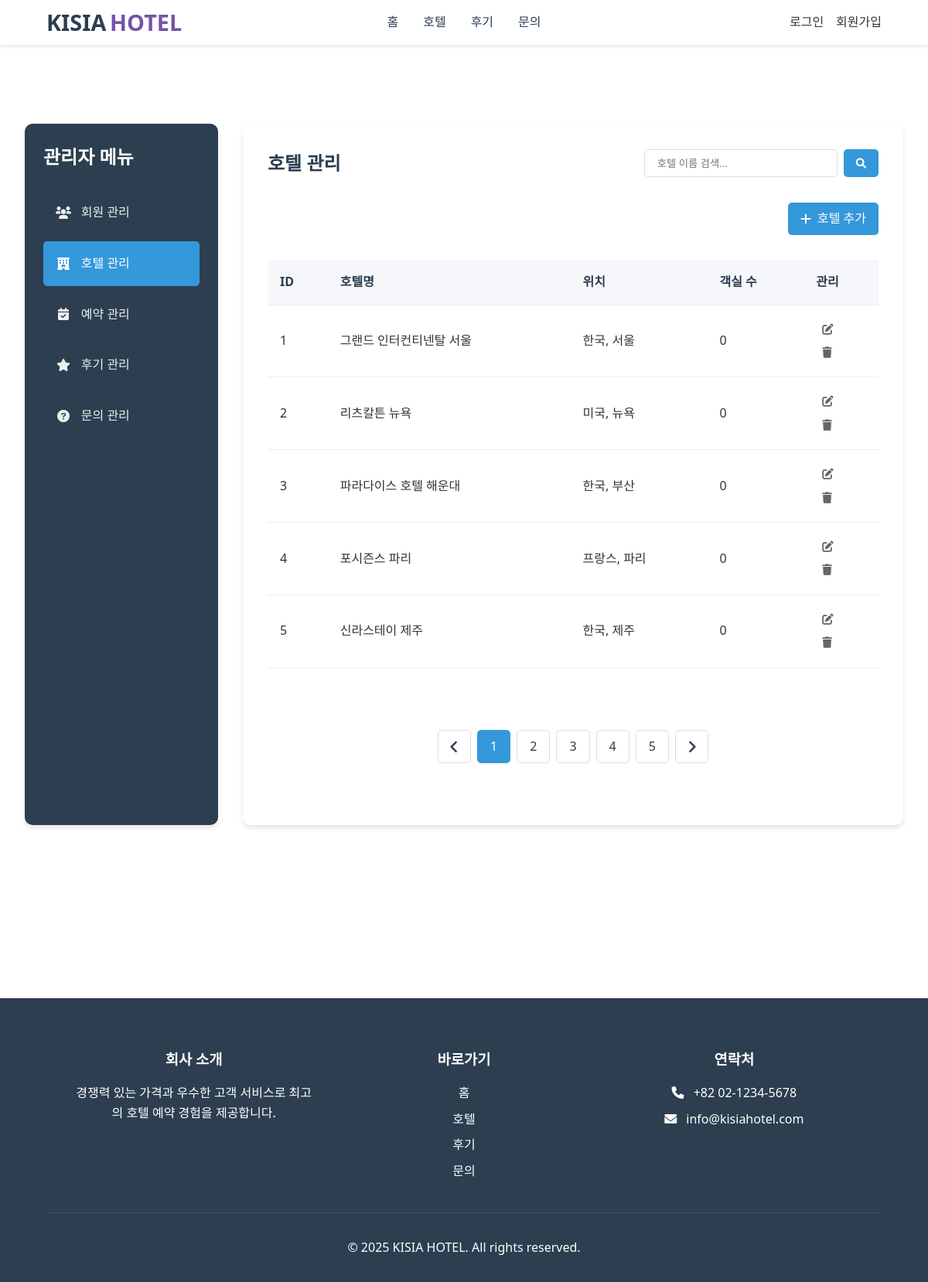
The app's page /admin/admin.php?tab=hotels, older data.
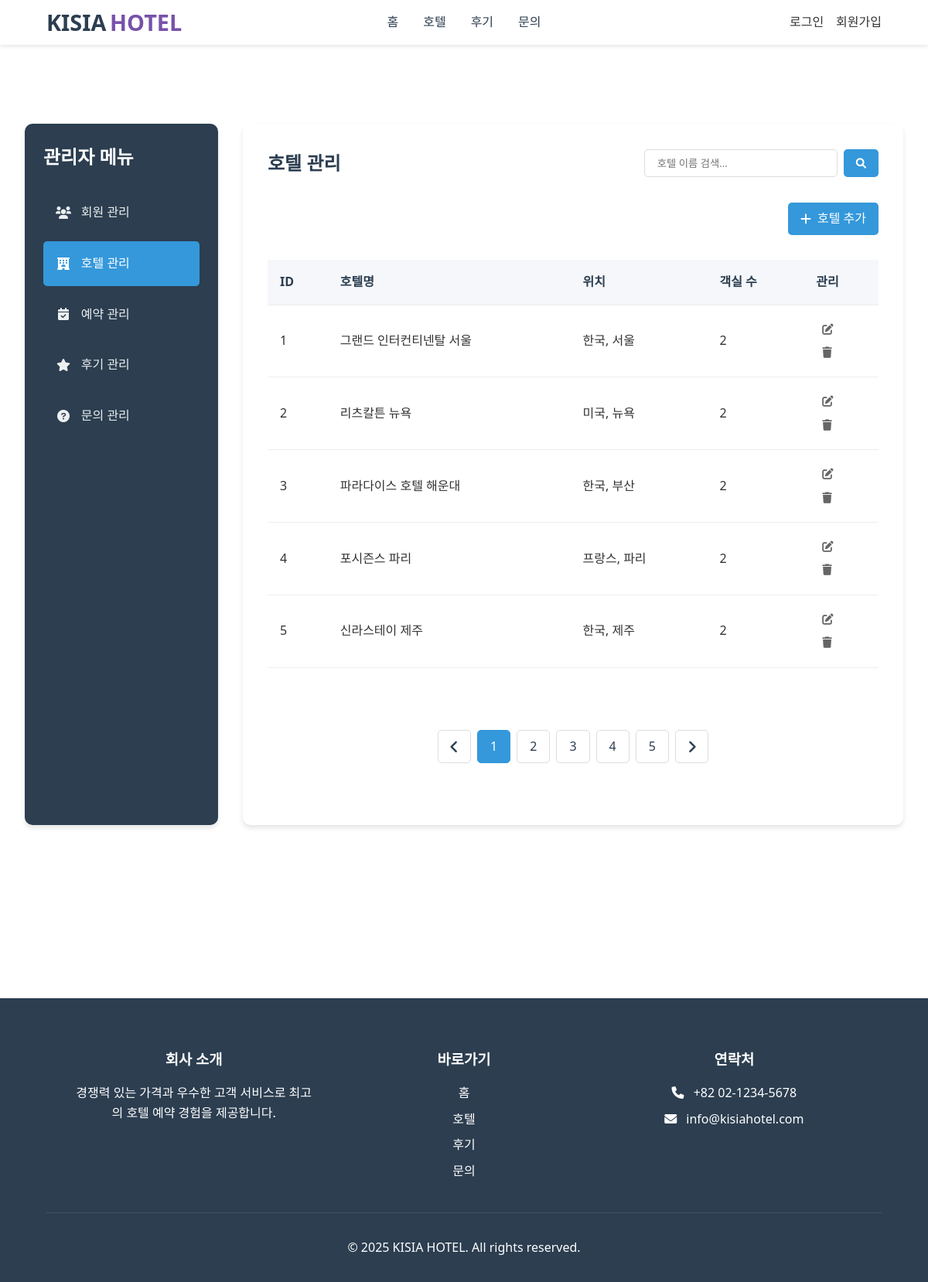
The same page, newer data.
### tables this page shows
CREATE TABLE hotels (
    hotel_id INT PRIMARY KEY AUTO_INCREMENT,
    name VARCHAR(100) NOT NULL,
    location VARCHAR(200) NOT NULL,
    description TEXT,
    price_per_night INT NOT NULL,
    rating DECIMAL(2,1),
    main_image VARCHAR(255),
    detail_image_1 VARCHAR(255),
    detail_image_2 VARCHAR(255),
    detail_image_3 VARCHAR(255),
    detail_image_4 VARCHAR(255)
);

### src/includes/info_for_admin.php (called while the page is built, shortened)
<?php
include_once __DIR__ . '/../includes/db_connection.php';
$current_tab = isset($_GET['tab']) ? $_GET['tab'] : 'users';
$items_per_page = 5;
$page = isset($_GET['page']) ? (int)$_GET['page'] : 1;
$offset = ($page - 1) * $items_per_page;
if ($current_tab === 'users') {
    if (isset($_GET['user_name_search']) && trim($_GET['user_name_search']) !== '') {
        $keyword = trim($_GET['user_name_search']);
        $count_sql = "SELECT COUNT(*) as total FROM users WHERE username LIKE '%$keyword%'";
        $count_result = $conn->query($count_sql);
        $total_items = $count_result->fetch_assoc()['total'];
        $total_pages = ceil($total_items / $items_per_page);
        $sql = "SELECT * FROM users WHERE username LIKE '%$keyword%' ORDER BY user_id ASC LIMIT $offset, $items_per_page";
        $result = $conn->query($sql);
        $users = [];
        if ($result && $result->num_rows > 0) {
            while ($row = $result->fetch_assoc()) {
                $users[] = $row;
            }
        }
    }
    else {
        $count_sql = "SELECT COUNT(*) as total FROM users";
        $count_result = $conn->query($count_sql);
        $total_items = $count_result->fetch_assoc()['total'];
        $total_pages = ceil($total_items / $items_per_page);
        $sql = "SELECT * FROM users ORDER BY user_id ASC LIMIT $offset, $items_per_page";
        $result = $conn->query($sql);
        $users = [];
        if ($result && $result->num_rows > 0) {
            while ($row = $result->fetch_assoc()) {
                $users[] = $row;
            }
        }
    }
}
else if ($current_tab === 'hotels') {
    if (isset($_GET['hotel_name_search']) && trim($_GET['hotel_name_search']) !== '') {
        $keyword = trim($_GET['hotel_name_search']);
        $count_sql = "SELECT COUNT(DISTINCT h.hotel_id) as total FROM hotels h WHERE h.name LIKE '%$keyword%'";
        $count_result = $conn->query($count_sql);
        $total_items = $count_result->fetch_assoc()['total'];
        $total_pages = ceil($total_items / $items_per_page);
        $sql = "SELECT h.hotel_id, h.name, h.location, COUNT(r.room_id) as room_count
                FROM hotels h
                LEFT JOIN rooms r ON h.hotel_id = r.hotel_id
                WHERE h.name LIKE '%$keyword%'
                GROUP BY h.hotel_id
                ORDER BY h.hotel_id ASC
                LIMIT $offset, $items_per_page";
        $result = $conn->query($sql);
        $hotels = [];
        if ($result && $result->num_rows > 0) {
            while ($row = $result->fetch_assoc()) {
                $hotels[] = $row;
            }
        }
    }
    else {
        $count_sql = "SELECT COUNT(*) as total FROM hotels";
        $count_result = $conn->query($count_sql);
        $sql = "SELECT h.hotel_id, h.name, h.location, COUNT(r.room_id) as room_count
                FROM hotels h
                LEFT JOIN rooms r ON h.hotel_id = r.hotel_id
                GROUP BY h.hotel_id
                ORDER BY h.hotel_id ASC
                LIMIT $offset, $items_per_page";
        $result = $conn->query($sql);
        $hotels = [];
        if ($result && $result->num_rows > 0) {
            while ($row = $result->fetch_assoc()) {
                $hotels[] = $row;
            }
        }
    }
}
?>

### src/admin/admin.php (the view, shortened to what this page needs)
<?php
include_once __DIR__ . '/../includes/header.php';
include_once __DIR__ . '/../includes/info_for_admin.php';
?>
    <main class="admin-container">
        <div class="admin-sidebar">
            <h2>관리자 메뉴</h2>
            <ul class="admin-menu">
                <li class="active" data-tab="users">
                    <i class="fas fa-users"></i>
                    회원 관리
                </li>
                <li data-tab="hotels">
                    <i class="fas fa-hotel"></i>
                    호텔 관리
                </li>
                <li data-tab="reservations">
                    <i class="fas fa-calendar-check"></i>
                    예약 관리
                </li>
                <li data-tab="reviews">
                    <i class="fas fa-star"></i>
                    후기 관리
                </li>
                <li data-tab="inquiries">
                    <i class="fas fa-question-circle"></i>
                    문의 관리
                </li>
            </ul>
        </div>
        <div class="admin-content">
                <?php
                if (isset($_GET['user_name_search'])) {
                    searchPagination($page, $total_pages, 'users', $_GET['user_name_search']);
                } else {
                    Adminpagination($page, $total_pages, 'users');
                }
                ?>
            <section id="hotels" class="content-section">
                <div class="section-header">
                    <h2>호텔 관리</h2>
                    <form method="get" action="../includes/info_for_admin.php">
                        <div class="admin-search-box">
                            <input type="text" name="hotel_name_search" placeholder="호텔 이름 검색...">
                            <button><i class="fas fa-search"></i></button>
                        </div>
                    </form>
                </div>
                <div class="section-actions">
                    <a href="hotel-add.php" class="add-btn"><i class="fas fa-plus"></i> 호텔 추가</a>
                </div>
                <div class="table-container">
                    <table class="admin-table">
                        <thead>
                            <tr>
                                <th>ID</th>
                                <th>호텔명</th>
                                <th>위치</th>
                                <th>객실 수</th>
                                <th>관리</th>
                            </tr>
                        </thead>
                        <tbody>
                            <?php foreach ($hotels as $hotel): ?>
                            <tr>
                                <td><?= $hotel['hotel_id'] ?></td>
                                <td><?= $hotel['name'] ?></td>
                                <td><?= $hotel['location'] ?></td>
                                <td><?= $hotel['room_count'] ?></td>
                                <td>
                                    <form method="get" action="../action/admin_editDelete_action.php">
                                        <button name="hotel_edit" class="action-btn edit" value="<?= $hotel['hotel_id'] ?>"><i class="fas fa-edit"></i></button>
                                        <button name="hotel_delete" class="action-btn delete" value="<?= $hotel['hotel_id'] ?>"><i class="fas fa-trash"></i></button>
                                    </form>
                                </td>
                            </tr>
                            <?php endforeach; ?>
                        </tbody>
                    </table>
                </div>
                <?php
                if (isset($_GET['hotel_name_search'])) {
                    searchPagination($page, $total_pages, 'hotels', $_GET['hotel_name_search']);
                } else {
                    Adminpagination($page, $total_pages, 'hotels');
                }
                ?>
            </section>
                <?php
                include_once __DIR__ . '/../includes/pagination.php';
                ?>
        </div>
    </main>
<?php include_once __DIR__ . '/../includes/footer.php'; ?>
</body>
</html>

### src/includes/header.php (shortened to what this page needs)
<?php
include_once __DIR__ . '/../includes/pagination.php';
?>
<!DOCTYPE html>
<html lang="ko">
<head>
    <link rel="stylesheet" href="../style/styles.css">
    <link rel="stylesheet" href="../style/login.css">
    <link rel="stylesheet" href="../style/mypage.css">
    <link rel="stylesheet" href="../style/inquiry.css">
    <link rel="stylesheet" href="../style/review.css">
    <link rel="stylesheet" href="../style/event.css">
    <link rel="stylesheet" href="../style/event-timedeal.css">
    <link rel="stylesheet" href="../style/hotels.css">
    <link rel="stylesheet" href="../style/admin.css">
    <link rel="stylesheet" href="../style/payment.css">
    <link rel="stylesheet" href="../style/hotel-detail.css">
    <link rel="stylesheet" href="https://cdnjs.cloudflare.com/ajax/libs/font-awesome/6.0.0/css/all.min.css">
</head>
<body>
    <div class="style-header">
        <div class="style-nav">
            <a href="../index.php" class="style-logo">KISIA <span>HOTEL</span></a>
            <ul class="style-nav-links">
                <li><a href="../index.php">홈</a></li>
                <li><a href="../hotel/hotels.php">호텔</a></li>
                <li><a href="../review/review.php">후기</a></li>
                <li><a href="../inquiry/inquiry.php">문의</a></li>
            </ul>
            <div class="style-auth-buttons">
                <?php include __DIR__ . '/../action/auto_buttons.php'; ?>
            </div>
        </div>
    </div>
</body>
</html>

### src/action/auto_buttons.php (shortened to what this page needs)
<?php if(!isset($_SESSION['is_login'])): ?>
    <a href="../user/login.php" class="style-auth-btn">로그인</a>
    <a href="../user/signup.php" class="style-auth-btn">회원가입</a>
<?php endif; ?>

### src/includes/pagination.php (shortened to what this page needs)
    <?php
function Adminpagination($current_page, $total_pages, $tab) {
    $start_page = max(1, $current_page - 2);
    $end_page = min($total_pages, $start_page + 4);
    ?>
    <div class="admin-pagination">
        <a href="?tab=<?= $tab ?>&page=<?= max(1, $current_page - 1) ?>" class="arrow" aria-label="이전 페이지">
            <i class="fas fa-angle-left"></i>
        </a>
        <?php for ($i = $start_page; $i <= $end_page; $i++): ?>
            <a href="?tab=<?= $tab ?>&page=<?= $i ?>" class="<?= (int)$i === (int)$current_page ? 'active' : '' ?>">
                <?= $i ?>
            </a>
        <?php endfor; ?>
        <a href="?tab=<?= $tab ?>&page=<?= min($total_pages, $current_page + 1) ?>" class="arrow" aria-label="다음 페이지">
            <i class="fas fa-angle-right"></i>
        </a>
    </div>
    <?php
}
    ?>

### src/includes/footer.php
    <footer class="style-footer">
        <div class="style-footer-content">
            <div class="style-footer-section">
                <h3>회사 소개</h3>
                <p>경쟁력 있는 가격과 우수한 고객 서비스로 최고의 호텔 예약 경험을 제공합니다.</p>
            </div>
            <div class="style-footer-section">
                <h3>바로가기</h3>
                <ul>
                    <li><a href="../index.php">홈</a></li>
                    <li><a href="../hotel/hotels.php">호텔</a></li>
                    <li><a href="../review/review.php">후기</a></li>
                    <li><a href="../inquiry/inquiry.php">문의</a></li>
                </ul>
            </div>
            <div class="style-footer-section">
                <h3>연락처</h3>
                <p><i class="fas fa-phone"></i> +82 02-1234-5678</p>
                <p><i class="fas fa-envelope"></i> info@kisiahotel.com</p>
            </div>
        </div>
        <div class="style-footer-bottom">
            <p>&copy; 2025 KISIA HOTEL. All rights reserved.</p>
        </div>
    </footer>
</body>
</html>

### src/style/styles.css (style rules this page uses)
* { margin: 0; padding: 0; box-sizing: border-box; font-family: 'Segoe UI', Tahoma, Geneva, Verdana, sans-serif; }
body { line-height: 1.6; color: #333; }
a { text-decoration: none; color: inherit; }
.style-header { background-color: #fff; box-shadow: 0 2px 5px rgba(0, 0, 0, 0.1); position: fixed; width: 100%; top: 0; z-index: 1000; }
.style-nav { display: flex; justify-content: space-between; align-items: center; padding: 1rem 5%; max-width: 1400px; margin: 0 auto; position: relative; }
.style-logo { font-size: 1.8rem; font-weight: bold; color: #2c3e50; display: flex; align-items: center; gap: 0.3rem; position: absolute; left: 5%; }
.style-logo span { color: #7851A9; font-weight: 800; }
.style-nav-links { display: flex; list-style: none; gap: 2rem; margin: 0 auto; }
.style-nav-links li { white-space: nowrap; }
.style-nav-links a { text-decoration: none; color: #2c3e50; font-weight: 500; transition: color 0.3s; }
.style-auth-buttons { display: flex; gap: 1rem; position: absolute; right: 5%; }
.style-footer { background-color: #2c3e50; color: white; padding: 4rem 5% 2rem; }
.style-footer-content { display: grid; grid-template-columns: repeat(auto-fit, minmax(250px, 1fr)); gap: 2rem; max-width: 1400px; margin: 0 auto; padding: 0 2rem; }
.style-footer-section { text-align: center; }
.style-footer-section h3 { margin-bottom: 1rem; color: white; }
.style-footer-section ul { list-style: none; padding: 0; }
.style-footer-section ul li { margin-bottom: 0.5rem; }
.style-footer-section a { color: white; text-decoration: none; transition: color 0.3s; }
.style-footer-section p { margin-bottom: 0.5rem; color: white; }
.style-footer-section i { margin-right: 0.5rem; color: white; }
.style-footer-bottom { text-align: center; margin-top: 2rem; padding-top: 2rem; border-top: 1px solid rgba(255, 255, 255, 0.1); color: white; }

### src/style/mypage.css (style rules this page uses)
.content-section { display: none; }
.content-section.active { display: block; }

### src/style/review.css (style rules this page uses)
.action-btn { display: flex; align-items: center; gap: 0.3rem; color: #666; cursor: pointer; border: none; background: none; font-size: 0.9rem; transition: color 0.3s; white-space: nowrap; }
.action-btn i { margin-right: 0; }

Row changes from the older to the newer data that the page shows:
changed hotels "그랜드 인터컨티넨탈 서울": room_count "0" → "2"
changed hotels "리츠칼튼 뉴욕": room_count "0" → "2"
changed hotels "파라다이스 호텔 해운대": room_count "0" → "2"
changed hotels "포시즌스 파리": room_count "0" → "2"
changed hotels "신라스테이 제주": room_count "0" → "2"
